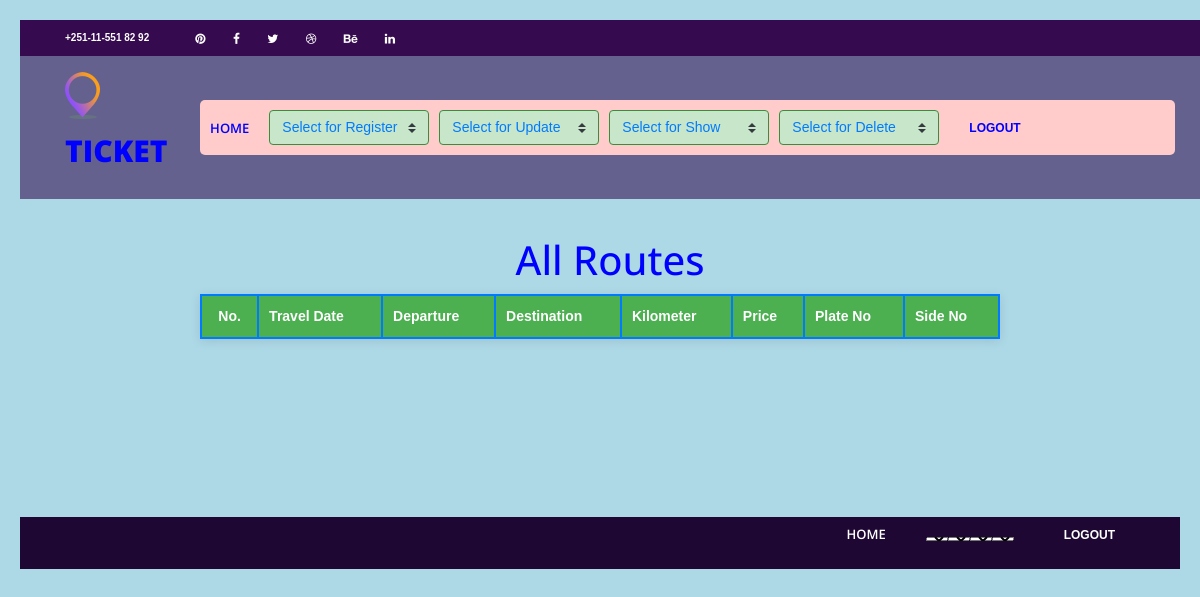
The page /routes/ on the database as committed earlier.
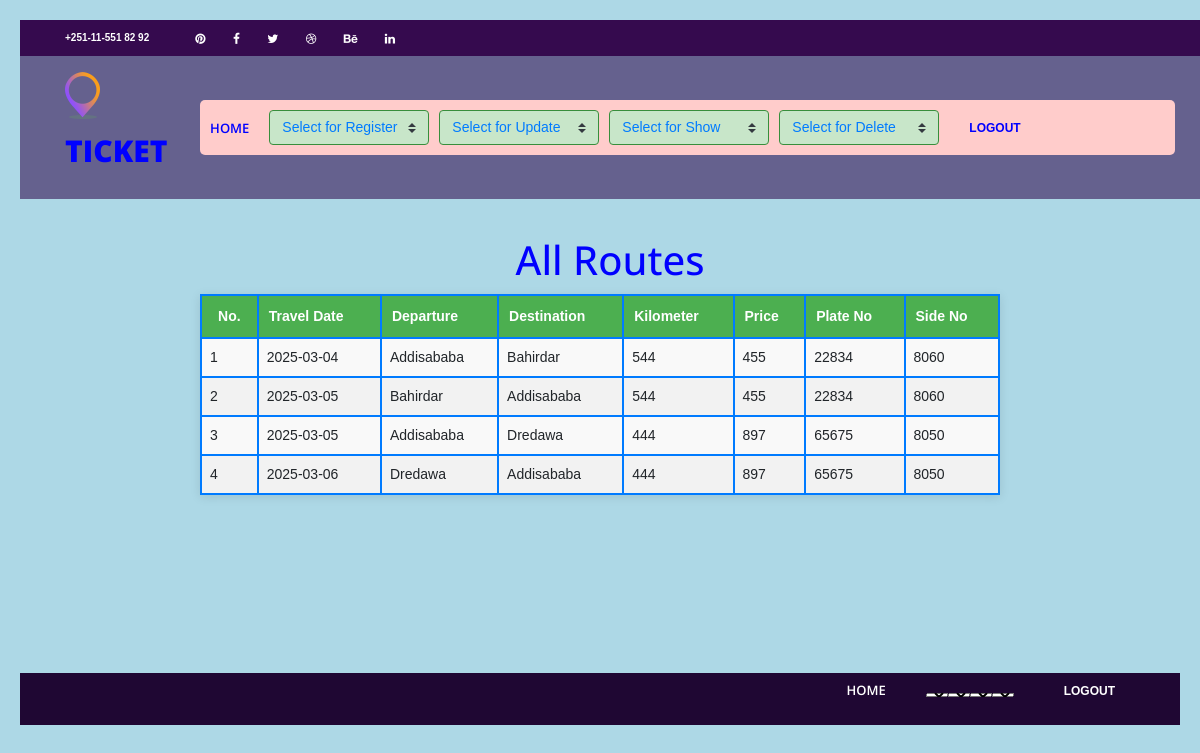
The same page on the database as committed later.
### users/models.py (models this page shows, shortened)
class Route(models.Model):
    registration_id = models.UUIDField(default=uuid.uuid4, editable=False, unique=True)
    registered_time = models.DateTimeField(auto_now_add=True)
    depcity = models.CharField(max_length=50, null=True, blank=True)
    descity = models.CharField(max_length=50, null=True, blank=True)
    kilometer = models.CharField(max_length=50, null=True, blank=True)
    price = models.CharField(max_length=50, null=True, blank=True)
    date = models.CharField(max_length=50, null=True, blank=True)
    plate_no = models.CharField(max_length=50, null=True, blank=True)
    side_no = models.CharField(max_length=50, null=True, blank=True)
    groups = models.ManyToManyField(
        'auth.Group',
        related_name='route_set',
        blank=True
    )
    user_permissions = models.ManyToManyField(
        'auth.Permission',
        related_name='route_permissions_set',
        blank=True
    )

### users/views.py (the view)
# urls.py: path('routes/', views.routes, name='routes'),
def routes(request):
    routes = Route.objects.all()
    return render(request, 'users/routes.html',{'routes': routes})

### users/templates/users/routes.html (shortened to what this page needs)
<!DOCTYPE html>
<html lang="en">
<head>
<link rel="stylesheet" type="text/css" href="../static/styles/bootstrap4/bootstrap.min.css">
<link href="../static/plugins/font-awesome-4.7.0/css/font-awesome.min.css" rel="stylesheet" type="text/css">
<link rel="stylesheet" type="text/css" href="../static/plugins/OwlCarousel2-2.2.1/owl.carousel.css">
<link rel="stylesheet" type="text/css" href="../static/plugins/OwlCarousel2-2.2.1/owl.theme.default.css">
<link rel="stylesheet" type="text/css" href="../static/plugins/OwlCarousel2-2.2.1/animate.css">
<link rel="stylesheet" type="text/css" href="../static/styles/main_styles.css">
<link rel="stylesheet" type="text/css" href="../static/styles/responsive.css">
</head>
<body style="background-color: lightblue;">
<div class="super_container">
<header class="header">
		<div class="top_bar">
			<div class="container">
				<div class="row">
					<div class="col d-flex flex-row">
						<div class="phone">+251-11-551 82 92</div>
						<div class="social">
							<ul class="social_list">
								<li class="social_list_item"><a href="#"><i class="fa fa-pinterest" aria-hidden="true"></i></a></li>
								<li class="social_list_item"><a href="#"><i class="fa fa-facebook" aria-hidden="true"></i></a></li>
								<li class="social_list_item"><a href="#"><i class="fa fa-twitter" aria-hidden="true"></i></a></li>
								<li class="social_list_item"><a href="#"><i class="fa fa-dribbble" aria-hidden="true"></i></a></li>
								<li class="social_list_item"><a href="#"><i class="fa fa-behance" aria-hidden="true"></i></a></li>
								<li class="social_list_item"><a href="#"><i class="fa fa-linkedin" aria-hidden="true"></i></a></li>
							</ul>
						</div>
					</div>
				</div>
			</div>
		</div>
<nav class="main_nav">
    <div class="container">
        <div class="row">
            <div class="col main_nav_col d-flex flex-row align-items-center justify-content-start">
                <div class="logo_container">
                    <div class="logo">
                        <a href="#">
                            <img src="../static/images/logo.png" alt="">
                            <span style="color: blue;">ticket</span>
                        </a>
                    </div>
                </div>
                <link href="https://stackpath.bootstrapcdn.com/bootstrap/4.5.2/css/bootstrap.min.css" rel="stylesheet">
                <div class="container-fluid" style="background-color: #ffcccb; padding: 10px; border-radius: 5px;">
                    <ul class="main_nav_list d-flex flex-row align-items-center" style="list-style-type: none; padding: 0; margin: 0; overflow-x: auto;">
                        <li class="main_nav_item" style="margin-right: 20px;">
                            <a href="{% url 'home' %}" style="color: blue; text-decoration: none;">home</a>
                        </li>
                        <li class="main_nav_item" style="margin-right: 10px;">
                            <select onchange="location.href = this.value;" class="custom-select" style="min-width: 160px; color: #007BFF; background-color: #c8e6c9; border: 1px solid #388e3c; font-size: 14px;">
                                <option value="#">Select for Register</option>
                            </select>
                        </li>
                        <li class="main_nav_item" style="margin-right: 10px;">
                            <select onchange="location.href = this.value;" class="custom-select" style="min-width: 160px; color: #007BFF; background-color: #c8e6c9; border: 1px solid #388e3c; font-size: 14px;">
                                <option value="#">Select for Update</option>
                            </select>
                        </li>
                        <li class="main_nav_item" style="margin-right: 10px;">
                            <select onchange="location.href = this.value;" class="custom-select" style="min-width: 160px; color: #007BFF; background-color: #c8e6c9; border: 1px solid #388e3c; font-size: 14px;">
                                <option value="#">Select for Show</option>
                            </select>
                        </li>
                        <li class="main_nav_item" style="margin-right: 10px;">
                            <select onchange="location.href = this.value;" class="custom-select" style="min-width: 160px; color: #007BFF; background-color: #c8e6c9; border: 1px solid #388e3c; font-size: 14px;">
                                <option value="#">Select for Delete</option>
                            </select>
                        </li>
                        <li class="footer_nav_item" style="margin-left: 20px;">
                            <a href="{% url 'logout' %}" style="color: blue; text-decoration: none;">Logout</a>
                        </li>
                    </ul>
                </div>
            </div>
        </div>
    </div>
</nav>
</header>
<h1 style="margin: 0 auto; padding-left: 20px; text-align: center; display: block; color:blue;">All Routes</h1>
<table>
  <thead>
    <tr>
      <th>No.</th>
      <th>Travel Date</th>
      <th>Departure</th>
      <th>Destination</th>
      <th>Kilometer</th>
      <th>Price</th>
      <th>Plate No</th>
      <th>Side No</th>
    </tr>
  </thead>
  <tbody>
    {% for route in routes %}
      <tr>
        <td>{{ forloop.counter }}</td>
        <td>{{ route.date }}</td>
        <td>{{ route.depcity }}</td>
        <td>{{ route.descity }}</td>
        <td>{{ route.kilometer }}</td>
        <td>{{ route.price }}</td>
        <td>{{ route.plate_no }}</td>
        <td>{{ route.side_no }}</td>
      </tr>
    {% endfor %}
  </tbody>
</table>
<br>
  <div class="copyright">
		<div class="container">
			<div class="row">
				<div class="col-lg-3 order-lg-1 order-2  ">
					<div class="copyright_content d-flex flex-row align-items-center">
					</div>
				</div>
				<div class="col-lg-9 order-lg-2 order-1">
					<div class="footer_nav_container d-flex flex-row align-items-center justify-content-lg-end">
						<div class="footer_nav">
							<ul class="footer_nav_list">
							<li class="main_nav_item"><a href="{% url 'home' %}">home</a></li>
                           <select onchange="location.href = this.value;">
                           <option value="#">Select for Register</option>
                           </select>
                          <select onchange="location.href = this.value;">
                          <option value="#">Select for Update</option>
                           </select>
                           <select onchange="location.href = this.value;">
                           <option value="{% url 'admindelete' %}">Select for Show</option>
                           </select>
                           <select onchange="location.href = this.value;">
                           <option value="{% url 'admindelete' %}">Select for Delete</option>
                           </select>
                           <li class="footer_nav_item"><a href="{% url 'logout' %}" style="color:white;margin-left:50px;">Logout</a></li>
							</ul>
						</div>
					</div>
				</div>
			</div>
		</div>
	</div>
</div>
</body>
</html>

### users/static/styles/main_styles.css (style rules this page uses)
* { margin: 0; padding: 0; -webkit-font-smoothing: antialiased; -webkit-text-shadow: rgba(0,0,0,.01) 0 0 1px; text-shadow: rgba(0,0,0,.01) 0 0 1px; }
body { font-family: 'Open Sans', sans-serif; font-size: 14px; font-weight: 400; background: #FFFFFF; color: #a5a5a5; }
div { display: block; position: relative; -webkit-box-sizing: border-box; -moz-box-sizing: border-box; box-sizing: border-box; }
ul { list-style: none; margin-bottom: 0px; }
a, a:hover, a:visited, a:active, a:link { text-decoration: none; -webkit-font-smoothing: antialiased; -webkit-text-shadow: rgba(0,0,0,.01) 0 0 1px; text-shadow: rgba(0,0,0,.01) 0 0 1px; }
h1 { font-size: 48px; }
h1, h2, h3, h4, h5, h6 { font-family: 'Open Sans', sans-serif; -webkit-font-smoothing: antialiased; -webkit-text-shadow: rgba(0,0,0,.01) 0 0 1px; text-shadow: rgba(0,0,0,.01) 0 0 1px; }
.super_container { width: 100%; overflow: hidden; }
.header { position: fixed; width: 100%; background: rgba(54, 19, 84, 0.6); z-index: 12; }
.top_bar { width: 100%; height: 36px; background: #350a4e; -webkit-transition: all 400ms ease; -moz-transition: all 400ms ease; -ms-transition: all 400ms ease; -o-transition: all 400ms ease; transition: all 400ms ease; }
.phone { display: inline-block; margin-right: 36px; line-height: 36px; font-size: 10px; font-weight: 600; color: #FFFFFF; }
.social_list_item { position: relative; display: inline-block; margin-right: 3px; }
.social_list_item:last-child { margin-right: 0px; }
.social_list_item a { display: block; width: 100%; padding-left: 10px; padding-right: 10px; line-height: 36px; }
.social_list_item a i { font-size: 12px; color: #FFFFFF; -webkit-transition: all 200ms ease; -moz-transition: all 200ms ease; -ms-transition: all 200ms ease; -o-transition: all 200ms ease; transition: all 200ms ease; }
.main_nav_col { height: 143px; -webkit-transition: all 400ms ease; -moz-transition: all 400ms ease; -ms-transition: all 400ms ease; -o-transition: all 400ms ease; transition: all 400ms ease; }
.logo_container { -webkit-transform: translateY(-6px); -moz-transform: translateY(-6px); -ms-transform: translateY(-6px); -o-transform: translateY(-6px); transform: translateY(-6px); }
.logo a { font-family: 'Open Sans', sans-serif; font-size: 30px; color: #f4f4f8; font-weight: 800; text-transform: uppercase; }
.logo a img { display: inline-block; vertical-align: baseline; margin-right: 9px; -webkit-transform: translateY(2px); -moz-transform: translateY(2px); -ms-transform: translateY(2px); -o-transform: translateY(2px); transform: translateY(2px); }
.main_nav_item { position: relative; display: inline-block; margin-right: 40px; }
.main_nav_item a { font-family: 'Open Sans', sans-serif; font-size: 13px; font-weight: 600; color: #FFFFFF; text-transform: uppercase; padding-bottom: 10px; padding-top: 10px; }
.main_nav_item::after { display: block; position: absolute; left: -1px; bottom: -11px; width: calc(100% + 2px); height: 2px; background: linear-gradient(to right, #fa9e1b, #8d4fff); content: ''; opacity: 0; -webkit-transition: all 200ms ease; -moz-transition: all 200ms ease; -ms-transition: all 200ms ease; -o-transition: all 200ms ease; transition: all 200ms ease; }
.copyright { background: #1f0733; }
.copyright_content { height: 52px; }
.footer_nav_container { height: 52px; }
.footer_nav_list { font-size: 0px; }
.footer_nav_item { display: inline-block; margin-right: 40px; }
.footer_nav_item a { font-size: 12px; font-weight: 600; color: #685677; text-transform: uppercase; line-height: 2; -webkit-transition: all 200ms ease; -moz-transition: all 200ms ease; -ms-transition: all 200ms ease; -o-transition: all 200ms ease; transition: all 200ms ease; }

### users/templates/users/routes.html (style rules this page uses)
body { font-family: Arial, sans-serif; margin: 0; padding: 20px; background-color: #f4f4f4; }
h1 { margin: 0; }
table { width: 100%; max-width: 800px; border-collapse: collapse; margin: 10px auto; background-color: #f9f9f9; box-shadow: 0 2px 10px rgba(0, 0, 0, 0.1); }
th, td { border: 2px solid #007BFF; padding: 8px; text-align: left; font-size: 14px; word-wrap: break-word; }
th { background-color: #e9ecef; }
table { width: 100%; border-collapse: collapse; }
th { background-color: #4CAF50; color: white; padding: 10px; text-align: left; }
th:first-child { text-align: center; }
tr:nth-child(even) { background-color: #f2f2f2; }

Rows that differ between the two databases and show on the page:
added Route: date "2025-03-04", depcity "Addisababa", descity "Bahirdar", kilometer "544", price "455", plate_no "22834", side_no "8060"
added Route: date "2025-03-05", depcity "Bahirdar", descity "Addisababa", kilometer "544", price "455", plate_no "22834", side_no "8060"
added Route: date "2025-03-05", depcity "Addisababa", descity "Dredawa", kilometer "444", price "897", plate_no "65675", side_no "8050"
added Route: date "2025-03-06", depcity "Dredawa", descity "Addisababa", kilometer "444", price "897", plate_no "65675", side_no "8050"
